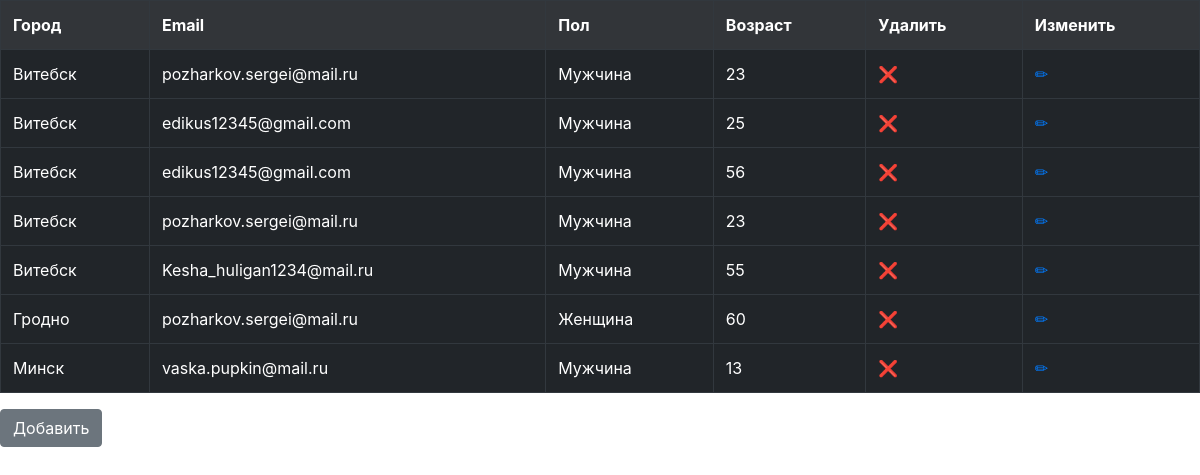
The app's page /crud/show.php with its own data.
### tables this page shows
CREATE TABLE `answers` (
  `id` int NOT NULL,
  `city` varchar(50) NOT NULL,
  `email` varchar(50) NOT NULL,
  `gender` varchar(50) NOT NULL,
  `age` int NOT NULL
);

### crud/show.php (the view, shortened to what this page needs)
<!doctype html>
<html lang="en">
<head>
    <link rel="stylesheet" href="https://maxcdn.bootstrapcdn.com/bootstrap/4.0.0/css/bootstrap.min.css"
>
</head>
<body>
<?php
include_once "../connect/connect.php";
$sql = "SELECT * FROM `answers`";
$result = mysqli_query($link, $sql);
echo "<table border='1' class='table table-hover table-dark'>";
echo "<th scope='col'>Город</th><th scope='col'>Email</th><th scope='col'>Пол</th><th scope='col'>Возраст</th>
<th>Удалить</th><th>Изменить</th>";
while ($row = mysqli_fetch_assoc($result)) {
    echo "<tr><td>$row[city]</td><td>$row[email]</td><td>$row[gender]</td><td>$row[age]</td><td>
    <a href='delete.php?id=$row[id]'>❌</a></td><td><a href='showEdit.php?id=$row[id]'>✏</a></td></tr>";
}
echo "</table>";
?>
<a class="btn btn-secondary" href="showAdd.php">Добавить</a>
</body>
</html>

### records on screen
answers: city "Витебск", email "pozharkov.sergei@mail.ru", gender "Мужчина", age "23"
answers: city "Витебск", email "edikus12345@gmail.com", gender "Мужчина", age "25"
answers: city "Витебск", email "edikus12345@gmail.com", gender "Мужчина", age "56"
answers: city "Витебск", email "pozharkov.sergei@mail.ru", gender "Мужчина", age "23"
answers: city "Витебск", email "Kesha_huligan1234@mail.ru", gender "Мужчина", age "55"
answers: city "Гродно", email "pozharkov.sergei@mail.ru", gender "Женщина", age "60"
answers: city "Минск", email "vaska.pupkin@mail.ru", gender "Мужчина", age "13"
